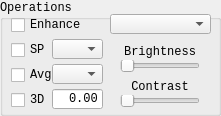
    <widget class="QGroupBox" name="OPERATION_STATIC">
     <property name="geometry">
      <rect>
       <x>10</x>
       <y>460</y>
       <width>221</width>
       <height>116</height>
      </rect>
     </property>
     <property name="font">
      <font>
       <family>Consolas</family>
       <pointsize>9</pointsize>
       <weight>50</weight>
       <bold>false</bold>
      </font>
     </property>
     <property name="mouseTracking">
      <bool>false</bool>
     </property>
     <property name="title">
      <string>Operations</string>
     </property>
     <widget class="QCheckBox" name="IMG_ENHANCE_CHECK">
      <property name="geometry">
       <rect>
        <x>11</x>
        <y>15</y>
        <width>74</width>
        <height>20</height>
       </rect>
      </property>
      <property name="font">
       <font>
        <family>Consolas</family>
        <pointsize>9</pointsize>
        <weight>50</weight>
        <bold>false</bold>
       </font>
      </property>
      <property name="mouseTracking">
       <bool>false</bool>
      </property>
      <property name="text">
       <string>Enhance</string>
      </property>
     </widget>
     <widget class="QComboBox" name="ENHANCE_OPTIONS">
      <property name="geometry">
       <rect>
        <x>110</x>
        <y>14</y>
        <width>101</width>
        <height>20</height>
       </rect>
      </property>
      <property name="font">
       <font>
        <family>Consolas</family>
        <pointsize>9</pointsize>
        <weight>50</weight>
        <bold>false</bold>
       </font>
      </property>
      <property name="mouseTracking">
       <bool>false</bool>
      </property>
     </widget>
     <widget class="QCheckBox" name="SP_CHECK">
      <property name="geometry">
       <rect>
        <x>11</x>
        <y>40</y>
        <width>39</width>
        <height>20</height>
       </rect>
      </property>
      <property name="font">
       <font>
        <family>Consolas</family>
        <pointsize>9</pointsize>
        <weight>50</weight>
        <bold>false</bold>
       </font>
      </property>
      <property name="mouseTracking">
       <bool>false</bool>
      </property>
      <property name="text">
       <string>SP</string>
      </property>
     </widget>
     <widget class="QComboBox" name="SP_OPTIONS">
      <property name="geometry">
       <rect>
        <x>52</x>
        <y>39</y>
        <width>51</width>
        <height>20</height>
       </rect>
      </property>
      <property name="font">
       <font>
        <family>Consolas</family>
        <pointsize>9</pointsize>
        <weight>50</weight>
        <bold>false</bold>
       </font>
      </property>
      <property name="mouseTracking">
       <bool>false</bool>
      </property>
     </widget>
     <widget class="QCheckBox" name="FRAME_AVG_CHECK">
      <property name="geometry">
       <rect>
        <x>11</x>
        <y>65</y>
        <width>46</width>
        <height>20</height>
       </rect>
      </property>
      <property name="font">
       <font>
        <family>Consolas</family>
        <pointsize>9</pointsize>
        <weight>50</weight>
        <bold>false</bold>
       </font>
      </property>
      <property name="mouseTracking">
       <bool>false</bool>
      </property>
      <property name="text">
       <string>Avg</string>
      </property>
     </widget>
     <widget class="QComboBox" name="FRAME_AVG_OPTIONS">
      <property name="geometry">
       <rect>
        <x>52</x>
        <y>64</y>
        <width>51</width>
        <height>20</height>
       </rect>
      </property>
      <property name="font">
       <font>
        <family>Consolas</family>
        <pointsize>9</pointsize>
        <weight>50</weight>
        <bold>false</bold>
       </font>
      </property>
      <property name="mouseTracking">
       <bool>false</bool>
      </property>
     </widget>
     <widget class="QCheckBox" name="IMG_3D_CHECK">
      <property name="geometry">
       <rect>
        <x>11</x>
        <y>90</y>
        <width>39</width>
        <height>20</height>
       </rect>
      </property>
      <property name="font">
       <font>
        <family>Consolas</family>
        <pointsize>9</pointsize>
        <weight>50</weight>
        <bold>false</bold>
       </font>
      </property>
      <property name="mouseTracking">
       <bool>false</bool>
      </property>
      <property name="text">
       <string>3D</string>
      </property>
     </widget>
     <widget class="QLineEdit" name="RANGE_THRESH_EDIT">
      <property name="geometry">
       <rect>
        <x>52</x>
        <y>89</y>
        <width>51</width>
        <height>20</height>
       </rect>
      </property>
      <property name="font">
       <font>
        <family>Consolas</family>
        <pointsize>9</pointsize>
        <weight>50</weight>
        <bold>false</bold>
       </font>
      </property>
      <property name="mouseTracking">
       <bool>false</bool>
      </property>
      <property name="layoutDirection">
       <enum>Qt::LeftToRight</enum>
      </property>
      <property name="text">
       <string>0.00</string>
      </property>
      <property name="alignment">
       <set>Qt::AlignRight|Qt::AlignTrailing|Qt::AlignVCenter</set>
      </property>
     </widget>
     <widget class="QSlider" name="CONTRAST_SLIDER">
      <property name="geometry">
       <rect>
        <x>120</x>
        <y>95</y>
        <width>80</width>
        <height>12</height>
       </rect>
      </property>
      <property name="font">
       <font>
        <family>Consolas</family>
        <pointsize>9</pointsize>
        <weight>50</weight>
        <bold>false</bold>
       </font>
      </property>
      <property name="mouseTracking">
       <bool>false</bool>
      </property>
      <property name="sliderPosition">
       <number>0</number>
      </property>
      <property name="orientation">
       <enum>Qt::Horizontal</enum>
      </property>
      <property name="tickPosition">
       <enum>QSlider::NoTicks</enum>
      </property>
      <property name="tickInterval">
       <number>5</number>
      </property>
     </widget>
     <widget class="QSlider" name="BRIGHTNESS_SLIDER">
      <property name="geometry">
       <rect>
        <x>120</x>
        <y>60</y>
        <width>80</width>
        <height>12</height>
       </rect>
      </property>
      <property name="font">
       <font>
        <family>Consolas</family>
        <pointsize>9</pointsize>
        <weight>50</weight>
        <bold>false</bold>
       </font>
      </property>
      <property name="mouseTracking">
       <bool>false</bool>
      </property>
      <property name="sliderPosition">
       <number>0</number>
      </property>
      <property name="orientation">
       <enum>Qt::Horizontal</enum>
      </property>
      <property name="tickPosition">
       <enum>QSlider::NoTicks</enum>
      </property>
      <property name="tickInterval">
       <number>5</number>
      </property>
     </widget>
     <widget class="QLabel" name="BRIGHTNESS_LABEL">
      <property name="geometry">
       <rect>
        <x>125</x>
        <y>45</y>
        <width>70</width>
        <height>14</height>
       </rect>
      </property>
      <property name="font">
       <font>
        <family>Consolas</family>
        <pointsize>9</pointsize>
        <weight>50</weight>
        <bold>false</bold>
       </font>
      </property>
      <property name="mouseTracking">
       <bool>false</bool>
      </property>
      <property name="text">
       <string>Brightness</string>
      </property>
      <property name="alignment">
       <set>Qt::AlignCenter</set>
      </property>
     </widget>
     <widget class="QLabel" name="CONTRAST_LABEL">
      <property name="geometry">
       <rect>
        <x>132</x>
        <y>80</y>
        <width>56</width>
        <height>14</height>
       </rect>
      </property>
      <property name="font">
       <font>
        <family>Consolas</family>
        <pointsize>9</pointsize>
        <weight>50</weight>
        <bold>false</bold>
       </font>
      </property>
      <property name="mouseTracking">
       <bool>false</bool>
      </property>
      <property name="text">
       <string>Contrast</string>
      </property>
      <property name="alignment">
       <set>Qt::AlignCenter</set>
      </property>
     </widget>
    </widget>
